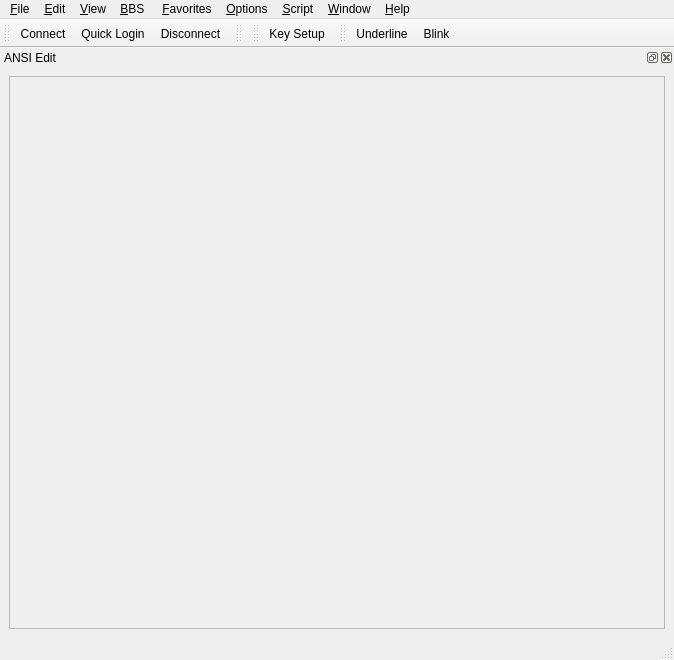
<?xml version="1.0" encoding="UTF-8"?>
<ui version="4.0">
 <class>Frame</class>
 <widget class="QMainWindow" name="Frame">
  <property name="geometry">
   <rect>
    <x>0</x>
    <y>0</y>
    <width>674</width>
    <height>660</height>
   </rect>
  </property>
  <property name="windowTitle">
   <string>QTerm</string>
  </property>
  <widget class="QMdiArea" name="mdiArea">
   <property name="viewMode">
    <enum>QMdiArea::TabbedView</enum>
   </property>
   <property name="documentMode">
    <bool>true</bool>
   </property>
  </widget>
  <widget class="QMenuBar" name="menubar">
   <property name="geometry">
    <rect>
     <x>0</x>
     <y>0</y>
     <width>674</width>
     <height>23</height>
    </rect>
   </property>
   <widget class="QMenu" name="menuFile">
    <property name="title">
     <string>&amp;File</string>
    </property>
    <addaction name="actionConsole"/>
    <addaction name="actionNew_ANSI"/>
    <addaction name="actionOpen_ANSI"/>
    <addaction name="separator"/>
    <addaction name="actionSave"/>
    <addaction name="actionSave_As"/>
    <addaction name="actionClose"/>
    <addaction name="separator"/>
    <addaction name="actionQuick_Login"/>
    <addaction name="actionAddressBook"/>
    <addaction name="separator"/>
    <addaction name="actionPrint_Preview"/>
    <addaction name="actionPrint"/>
    <addaction name="actionQuit"/>
    <addaction name="actionQuickQuit"/>
   </widget>
   <widget class="QMenu" name="menuView">
    <property name="title">
     <string>&amp;View</string>
    </property>
    <widget class="QMenu" name="menuLanguage">
     <property name="title">
      <string>Language</string>
     </property>
     <addaction name="actionEnglish"/>
     <addaction name="actionSimplified_Chinese"/>
     <addaction name="actionTraditional_Chinese"/>
    </widget>
    <widget class="QMenu" name="menuTheme">
     <property name="title">
      <string>Theme</string>
     </property>
    </widget>
    <widget class="QMenu" name="menuToolbar">
     <property name="title">
      <string>Toolbar</string>
     </property>
    </widget>
    <widget class="QMenu" name="menuScrollbar">
     <property name="title">
      <string>Scrollbar</string>
     </property>
     <addaction name="actionScroll_Hide"/>
     <addaction name="actionScroll_Left"/>
     <addaction name="actionScroll_Right"/>
    </widget>
    <addaction name="actionFont"/>
    <addaction name="menuLanguage"/>
    <addaction name="menuTheme"/>
    <addaction name="separator"/>
    <addaction name="actionStatusbar"/>
    <addaction name="menuToolbar"/>
    <addaction name="menuScrollbar"/>
    <addaction name="actionFullscreen"/>
    <addaction name="actionRefresh"/>
    <addaction name="actionBoss_Color"/>
   </widget>
   <widget class="QMenu" name="menuEdit">
    <property name="title">
     <string>&amp;Edit</string>
    </property>
    <widget class="QMenu" name="menuPaste_w_Color">
     <property name="title">
      <string>Paste w Color</string>
     </property>
     <addaction name="actionNone_Color"/>
     <addaction name="actionESC_ESC"/>
     <addaction name="actionCtrl_U"/>
     <addaction name="actionCustom"/>
    </widget>
    <widget class="QMenu" name="menuClipboard_Conversion">
     <property name="title">
      <string>Clipboard Conversion</string>
     </property>
     <addaction name="actionNone"/>
     <addaction name="actionCHS_CHT"/>
     <addaction name="actionCHT_CHS"/>
    </widget>
    <addaction name="actionCut"/>
    <addaction name="actionCopy"/>
    <addaction name="actionPaste"/>
    <addaction name="separator"/>
    <addaction name="actionAuto_Copy"/>
    <addaction name="actionRectangle_Selection"/>
    <addaction name="actionPaste_w_Wordwrap"/>
    <addaction name="separator"/>
    <addaction name="actionCopy_w_Color"/>
    <addaction name="menuPaste_w_Color"/>
    <addaction name="separator"/>
    <addaction name="actionSymbols"/>
    <addaction name="menuClipboard_Conversion"/>
   </widget>
   <widget class="QMenu" name="menuFavatite">
    <property name="title">
     <string>&amp;Favorites</string>
    </property>
    <addaction name="actionAdd_to_favorites"/>
    <addaction name="actionManage_Favorites"/>
    <addaction name="separator"/>
   </widget>
   <widget class="QMenu" name="menuBBS">
    <property name="title">
     <string>&amp;BBS </string>
    </property>
    <addaction name="actionCopy_Article"/>
    <addaction name="actionAuto_Reply"/>
    <addaction name="actionAnti_Idle"/>
    <addaction name="actionSupport_Mouse"/>
    <addaction name="actionBeep_on_message"/>
    <addaction name="actionView_Message"/>
    <addaction name="actionArticle_Manager"/>
    <addaction name="actionImage_Viewer"/>
   </widget>
   <widget class="QMenu" name="menuOptions">
    <property name="title">
     <string>&amp;Options</string>
    </property>
    <addaction name="actionCurrent_Session_Setting"/>
    <addaction name="actionDefault_Session_Setting"/>
    <addaction name="actionPreference"/>
    <addaction name="separator"/>
    <addaction name="actionConfigure_Shortcuts"/>
    <addaction name="actionConfigure_Toolbars"/>
   </widget>
   <widget class="QMenu" name="menuScript">
    <property name="title">
     <string>&amp;Script</string>
    </property>
    <addaction name="actionRun"/>
    <addaction name="actionStop"/>
    <addaction name="actionDebug_Console"/>
    <addaction name="actionReload_Script"/>
   </widget>
   <widget class="QMenu" name="menuHelp">
    <property name="title">
     <string>&amp;Help</string>
    </property>
    <addaction name="actionQTerm_Online"/>
    <addaction name="actionContents"/>
    <addaction name="actionWhat_s_this"/>
    <addaction name="separator"/>
    <addaction name="actionAbout_QTerm"/>
    <addaction name="actionAbout_Qt"/>
   </widget>
   <widget class="QMenu" name="menuWindow">
    <property name="title">
     <string>&amp;Window</string>
    </property>
   </widget>
   <addaction name="menuFile"/>
   <addaction name="menuEdit"/>
   <addaction name="menuView"/>
   <addaction name="menuBBS"/>
   <addaction name="menuFavatite"/>
   <addaction name="menuOptions"/>
   <addaction name="menuScript"/>
   <addaction name="menuWindow"/>
   <addaction name="menuHelp"/>
  </widget>
  <widget class="QStatusBar" name="statusbar"/>
  <widget class="QToolBar" name="terminalToolBar">
   <property name="windowTitle">
    <string>Terminal</string>
   </property>
   <property name="orientation">
    <enum>Qt::Horizontal</enum>
   </property>
   <attribute name="toolBarArea">
    <enum>TopToolBarArea</enum>
   </attribute>
   <attribute name="toolBarBreak">
    <bool>false</bool>
   </attribute>
   <addaction name="actionConnect"/>
   <addaction name="actionQuick_Login"/>
   <addaction name="actionDisconnect"/>
  </widget>
  <widget class="QToolBar" name="mainToolBar">
   <property name="windowTitle">
    <string>Main</string>
   </property>
   <attribute name="toolBarArea">
    <enum>TopToolBarArea</enum>
   </attribute>
   <attribute name="toolBarBreak">
    <bool>false</bool>
   </attribute>
  </widget>
  <widget class="QToolBar" name="keyToolBar">
   <property name="windowTitle">
    <string>Key Setup</string>
   </property>
   <attribute name="toolBarArea">
    <enum>TopToolBarArea</enum>
   </attribute>
   <attribute name="toolBarBreak">
    <bool>false</bool>
   </attribute>
   <addaction name="actionKey_Setup"/>
  </widget>
  <widget class="QToolBar" name="ansiToolBar">
   <property name="windowTitle">
    <string>ANSI Edit</string>
   </property>
   <attribute name="toolBarArea">
    <enum>TopToolBarArea</enum>
   </attribute>
   <attribute name="toolBarBreak">
    <bool>false</bool>
   </attribute>
   <addaction name="actionUnderline"/>
   <addaction name="actionBlink"/>
  </widget>
  <widget class="QDockWidget" name="dockWidget">
   <property name="windowTitle">
    <string>ANSI Edit</string>
   </property>
   <attribute name="dockWidgetArea">
    <number>1</number>
   </attribute>
   <widget class="QWidget" name="dockWidgetContents">
    <layout class="QHBoxLayout" name="horizontalLayout">
     <item>
      <widget class="QScrollArea" name="scrollArea">
       <property name="widgetResizable">
        <bool>true</bool>
       </property>
       <widget class="QTerm::CharTable" name="scrollAreaWidgetContents">
        <property name="geometry">
         <rect>
          <x>0</x>
          <y>0</y>
          <width>75</width>
          <height>538</height>
         </rect>
        </property>
       </widget>
      </widget>
     </item>
    </layout>
   </widget>
  </widget>
  <action name="actionQuick_Login">
   <property name="icon">
    <iconset resource="../qterm.qrc">
     <normaloff>:/pic/quick.png</normaloff>:/pic/quick.png</iconset>
   </property>
   <property name="text">
    <string>Quick Login</string>
   </property>
   <property name="whatsThis">
    <string>This provides an express way to connect.</string>
   </property>
  </action>
  <action name="actionAddressBook">
   <property name="icon">
    <iconset resource="../qterm.qrc">
     <normaloff>:/pic/addr.png</normaloff>:/pic/addr.png</iconset>
   </property>
   <property name="text">
    <string>&amp;AddressBook</string>
   </property>
  </action>
  <action name="actionNew_ANSI">
   <property name="text">
    <string>New ANSI</string>
   </property>
  </action>
  <action name="actionOpen_ANSI">
   <property name="text">
    <string>Open ANSI</string>
   </property>
  </action>
  <action name="actionQuit">
   <property name="text">
    <string>&amp;Quit</string>
   </property>
   <property name="iconText">
    <string>Quit</string>
   </property>
   <property name="toolTip">
    <string>Quit</string>
   </property>
   <property name="whatsThis">
    <string>This will close all windows. You will be prompted to confirm disconnent active sessions or save modified files.</string>
   </property>
  </action>
  <action name="actionSave">
   <property name="text">
    <string>Save</string>
   </property>
  </action>
  <action name="actionSave_As">
   <property name="text">
    <string>Save As...</string>
   </property>
  </action>
  <action name="actionConsole">
   <property name="text">
    <string>New &amp;Console</string>
   </property>
  </action>
  <action name="actionCopy">
   <property name="icon">
    <iconset resource="../qterm.qrc">
     <normaloff>:/pic/copy.png</normaloff>:/pic/copy.png</iconset>
   </property>
   <property name="text">
    <string>&amp;Copy</string>
   </property>
  </action>
  <action name="actionPaste">
   <property name="icon">
    <iconset resource="../qterm.qrc">
     <normaloff>:/pic/paste.png</normaloff>:/pic/paste.png</iconset>
   </property>
   <property name="text">
    <string>&amp;Paste</string>
   </property>
  </action>
  <action name="actionCopy_w_Color">
   <property name="checkable">
    <bool>true</bool>
   </property>
   <property name="icon">
    <iconset resource="../qterm.qrc">
     <normaloff>:/pic/color-copy.png</normaloff>:/pic/color-copy.png</iconset>
   </property>
   <property name="text">
    <string>Copy w Color</string>
   </property>
  </action>
  <action name="actionPaste_w_Wordwrap">
   <property name="checkable">
    <bool>true</bool>
   </property>
   <property name="text">
    <string>Paste w Wordwrap</string>
   </property>
  </action>
  <action name="actionRectangle_Selection">
   <property name="icon">
    <iconset resource="../qterm.qrc">
     <normaloff>:/pic/rect.png</normaloff>:/pic/rect.png</iconset>
   </property>
   <property name="text">
    <string>Rectangle Selection</string>
   </property>
  </action>
  <action name="actionAuto_Copy">
   <property name="checkable">
    <bool>true</bool>
   </property>
   <property name="text">
    <string>&amp;Auto Copy</string>
   </property>
  </action>
  <action name="actionSymbols">
   <property name="text">
    <string>Symbols</string>
   </property>
   <property name="toolTip">
    <string>Symbols</string>
   </property>
  </action>
  <action name="actionFullscreen">
   <property name="checkable">
    <bool>true</bool>
   </property>
   <property name="text">
    <string>&amp;Fullscreen</string>
   </property>
  </action>
  <action name="actionDefault_Session_Setting">
   <property name="text">
    <string>Default Session Setting</string>
   </property>
  </action>
  <action name="actionPreference">
   <property name="icon">
    <iconset resource="../qterm.qrc">
     <normaloff>:/pic/pref.png</normaloff>:/pic/pref.png</iconset>
   </property>
   <property name="text">
    <string>&amp;Preference</string>
   </property>
  </action>
  <action name="actionAdd_to_favorites">
   <property name="text">
    <string>Add To Favorites</string>
   </property>
  </action>
  <action name="actionManage_Favorites">
   <property name="text">
    <string>Manage Favorites ...</string>
   </property>
  </action>
  <action name="actionCopy_Article">
   <property name="icon">
    <iconset resource="../qterm.qrc">
     <normaloff>:/pic/article.png</normaloff>:/pic/article.png</iconset>
   </property>
   <property name="text">
    <string>&amp;Copy Article</string>
   </property>
  </action>
  <action name="actionAuto_Reply">
   <property name="checkable">
    <bool>true</bool>
   </property>
   <property name="icon">
    <iconset resource="../qterm.qrc">
     <normaloff>:/pic/auto-reply.png</normaloff>:/pic/auto-reply.png</iconset>
   </property>
   <property name="text">
    <string>&amp;Auto Reply</string>
   </property>
  </action>
  <action name="actionSupport_Mouse">
   <property name="checkable">
    <bool>true</bool>
   </property>
   <property name="icon">
    <iconset resource="../qterm.qrc">
     <normaloff>:/pic/mouse.png</normaloff>:/pic/mouse.png</iconset>
   </property>
   <property name="text">
    <string>Support &amp;Mouse</string>
   </property>
  </action>
  <action name="actionBeep_on_message">
   <property name="checkable">
    <bool>true</bool>
   </property>
   <property name="icon">
    <iconset resource="../qterm.qrc">
     <normaloff>:/pic/sound.png</normaloff>:/pic/sound.png</iconset>
   </property>
   <property name="text">
    <string>&amp;Beep on message</string>
   </property>
  </action>
  <action name="actionConfigure_Shortcuts">
   <property name="text">
    <string>Configure Shortcuts</string>
   </property>
  </action>
  <action name="actionView_Message">
   <property name="icon">
    <iconset resource="../qterm.qrc">
     <normaloff>:/pic/message.png</normaloff>:/pic/message.png</iconset>
   </property>
   <property name="text">
    <string>&amp;View Message </string>
   </property>
  </action>
  <action name="actionRun">
   <property name="text">
    <string>Run...</string>
   </property>
  </action>
  <action name="actionStop">
   <property name="text">
    <string>Stop</string>
   </property>
  </action>
  <action name="actionContents">
   <property name="text">
    <string>Contents...</string>
   </property>
  </action>
  <action name="actionAbout_QTerm">
   <property name="text">
    <string>About QTerm</string>
   </property>
  </action>
  <action name="actionAbout_Qt">
   <property name="text">
    <string>About Qt</string>
   </property>
  </action>
  <action name="actionPrint">
   <property name="text">
    <string>Print</string>
   </property>
  </action>
  <action name="actionPrint_Preview">
   <property name="text">
    <string>Print Preview</string>
   </property>
  </action>
  <action name="actionClose">
   <property name="text">
    <string>Close</string>
   </property>
  </action>
  <action name="actionAnti_Idle">
   <property name="checkable">
    <bool>true</bool>
   </property>
   <property name="icon">
    <iconset resource="../qterm.qrc">
     <normaloff>:/pic/anti-idle.png</normaloff>:/pic/anti-idle.png</iconset>
   </property>
   <property name="text">
    <string>Anti-&amp;Idle</string>
   </property>
  </action>
  <action name="actionDebug_Console">
   <property name="text">
    <string>Debug Console</string>
   </property>
  </action>
  <action name="actionWhat_s_this">
   <property name="text">
    <string>What's this?</string>
   </property>
  </action>
  <action name="actionQTerm_Online">
   <property name="text">
    <string>QTerm Online</string>
   </property>
  </action>
  <action name="actionConfigure_Toolbars">
   <property name="text">
    <string>Configure Toolbars</string>
   </property>
  </action>
  <action name="actionCut">
   <property name="text">
    <string>Cu&amp;t</string>
   </property>
  </action>
  <action name="actionFont">
   <property name="icon">
    <iconset resource="../qterm.qrc">
     <normaloff>:/pic/fonts.png</normaloff>:/pic/fonts.png</iconset>
   </property>
   <property name="text">
    <string>UI Font</string>
   </property>
  </action>
  <action name="actionStatusbar">
   <property name="checkable">
    <bool>true</bool>
   </property>
   <property name="text">
    <string>Statusbar</string>
   </property>
   <property name="toolTip">
    <string>Show/Hide Statusbar</string>
   </property>
   <property name="whatsThis">
    <string>Show/Hide Statusbar</string>
   </property>
  </action>
  <action name="actionArticle_Manager">
   <property name="text">
    <string>Article Manager</string>
   </property>
  </action>
  <action name="actionRefresh">
   <property name="icon">
    <iconset resource="../qterm.qrc">
     <normaloff>:/pic/refresh.png</normaloff>:/pic/refresh.png</iconset>
   </property>
   <property name="text">
    <string>Refresh</string>
   </property>
  </action>
  <action name="actionReload_Script">
   <property name="text">
    <string>Reload Script</string>
   </property>
  </action>
  <action name="actionImage_Viewer">
   <property name="text">
    <string>Image Viewer</string>
   </property>
  </action>
  <action name="actionNone">
   <property name="checkable">
    <bool>true</bool>
   </property>
   <property name="text">
    <string>None</string>
   </property>
  </action>
  <action name="actionCHS_CHT">
   <property name="checkable">
    <bool>true</bool>
   </property>
   <property name="text">
    <string>CHS -&gt; CHT</string>
   </property>
  </action>
  <action name="actionCHT_CHS">
   <property name="checkable">
    <bool>true</bool>
   </property>
   <property name="text">
    <string>CHT -&gt; CHS</string>
   </property>
  </action>
  <action name="actionEnglish">
   <property name="checkable">
    <bool>true</bool>
   </property>
   <property name="text">
    <string>English</string>
   </property>
  </action>
  <action name="actionNone_Color">
   <property name="checkable">
    <bool>true</bool>
   </property>
   <property name="text">
    <string>None</string>
   </property>
  </action>
  <action name="actionESC_ESC">
   <property name="checkable">
    <bool>true</bool>
   </property>
   <property name="text">
    <string>ESC ESC [</string>
   </property>
  </action>
  <action name="actionCtrl_U">
   <property name="checkable">
    <bool>true</bool>
   </property>
   <property name="text">
    <string>Ctrl+U [</string>
   </property>
  </action>
  <action name="actionCustom">
   <property name="checkable">
    <bool>true</bool>
   </property>
   <property name="text">
    <string>Custom ...</string>
   </property>
  </action>
  <action name="actionSimplified_Chinese">
   <property name="checkable">
    <bool>true</bool>
   </property>
   <property name="text">
    <string>Simplified Chinese</string>
   </property>
  </action>
  <action name="actionTraditional_Chinese">
   <property name="checkable">
    <bool>true</bool>
   </property>
   <property name="text">
    <string>Traditional Chinese</string>
   </property>
  </action>
  <action name="actionKey_Setup">
   <property name="icon">
    <iconset resource="../qterm.qrc">
     <normaloff>:/pic/keys.png</normaloff>:/pic/keys.png</iconset>
   </property>
   <property name="text">
    <string>Key Setup</string>
   </property>
   <property name="toolTip">
    <string>Key Setup</string>
   </property>
  </action>
  <action name="actionDisconnect">
   <property name="icon">
    <iconset resource="../qterm.qrc">
     <normaloff>:/pic/disconnect.png</normaloff>:/pic/disconnect.png</iconset>
   </property>
   <property name="text">
    <string>Disconnect</string>
   </property>
   <property name="toolTip">
    <string>Disconnect</string>
   </property>
  </action>
  <action name="actionConnect">
   <property name="icon">
    <iconset resource="../qterm.qrc">
     <normaloff>:/pic/connect.png</normaloff>:/pic/connect.png</iconset>
   </property>
   <property name="text">
    <string>Connect</string>
   </property>
   <property name="toolTip">
    <string>Connect</string>
   </property>
  </action>
  <action name="actionScroll_Hide">
   <property name="checkable">
    <bool>true</bool>
   </property>
   <property name="text">
    <string>Hide</string>
   </property>
   <property name="toolTip">
    <string>Hide Scrollbar</string>
   </property>
  </action>
  <action name="actionScroll_Left">
   <property name="checkable">
    <bool>true</bool>
   </property>
   <property name="text">
    <string>Left</string>
   </property>
  </action>
  <action name="actionScroll_Right">
   <property name="checkable">
    <bool>true</bool>
   </property>
   <property name="text">
    <string>Right</string>
   </property>
  </action>
  <action name="actionCurrent_Session_Setting">
   <property name="icon">
    <iconset resource="../qterm.qrc">
     <normaloff>:/pic/appearance.png</normaloff>:/pic/appearance.png</iconset>
   </property>
   <property name="text">
    <string>Current Session Setting</string>
   </property>
  </action>
  <action name="actionMenubar">
   <property name="checkable">
    <bool>true</bool>
   </property>
   <property name="text">
    <string>MenuBar</string>
   </property>
  </action>
  <action name="actionBoss_Color">
   <property name="checkable">
    <bool>true</bool>
   </property>
   <property name="text">
    <string>Boss Color</string>
   </property>
  </action>
  <action name="actionUnderline">
   <property name="checkable">
    <bool>true</bool>
   </property>
   <property name="text">
    <string>Underline</string>
   </property>
   <property name="toolTip">
    <string>Underline</string>
   </property>
  </action>
  <action name="actionBlink">
   <property name="checkable">
    <bool>true</bool>
   </property>
   <property name="text">
    <string>Blink</string>
   </property>
   <property name="toolTip">
    <string>Blink</string>
   </property>
  </action>
  <action name="actionQuickQuit">
   <property name="text">
    <string>&amp;Quick Quit</string>
   </property>
   <property name="iconText">
    <string>Quick Quit</string>
   </property>
   <property name="toolTip">
    <string>Quick Quit</string>
   </property>
   <property name="whatsThis">
    <string>This works like 'Quit', but does not bothering confimation.</string>
   </property>
  </action>
 </widget>
 <customwidgets>
  <customwidget>
   <class>QTerm::CharTable</class>
   <extends>QWidget</extends>
   <header>chartable.h</header>
   <container>1</container>
  </customwidget>
 </customwidgets>
 <resources>
  <include location="../qterm.qrc"/>
 </resources>
 <connections/>
</ui>
